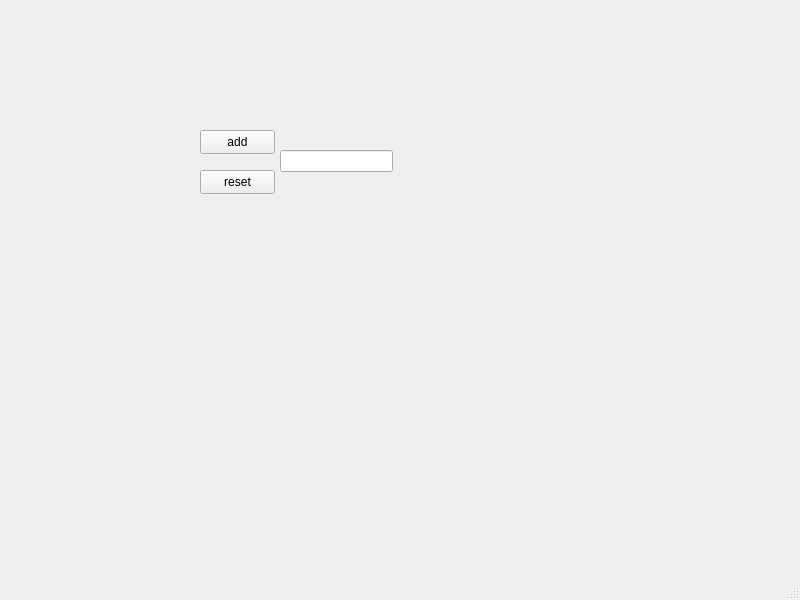
<?xml version="1.0" encoding="UTF-8"?>
<ui version="4.0">
 <class>MainWindow</class>
 <widget class="QMainWindow" name="MainWindow">
  <property name="geometry">
   <rect>
    <x>0</x>
    <y>0</y>
    <width>800</width>
    <height>600</height>
   </rect>
  </property>
  <property name="windowTitle">
   <string>MainWindow</string>
  </property>
  <widget class="QWidget" name="centralwidget">
   <widget class="QPushButton" name="add">
    <property name="geometry">
     <rect>
      <x>200</x>
      <y>130</y>
      <width>75</width>
      <height>24</height>
     </rect>
    </property>
    <property name="text">
     <string>add</string>
    </property>
   </widget>
   <widget class="QPushButton" name="reset">
    <property name="geometry">
     <rect>
      <x>200</x>
      <y>170</y>
      <width>75</width>
      <height>24</height>
     </rect>
    </property>
    <property name="text">
     <string>reset</string>
    </property>
   </widget>
   <widget class="QLineEdit" name="lineEdit">
    <property name="geometry">
     <rect>
      <x>280</x>
      <y>150</y>
      <width>113</width>
      <height>22</height>
     </rect>
    </property>
   </widget>
  </widget>
  <widget class="QMenuBar" name="menubar">
   <property name="geometry">
    <rect>
     <x>0</x>
     <y>0</y>
     <width>800</width>
     <height>22</height>
    </rect>
   </property>
  </widget>
  <widget class="QStatusBar" name="statusbar"/>
 </widget>
 <resources/>
 <connections/>
</ui>
